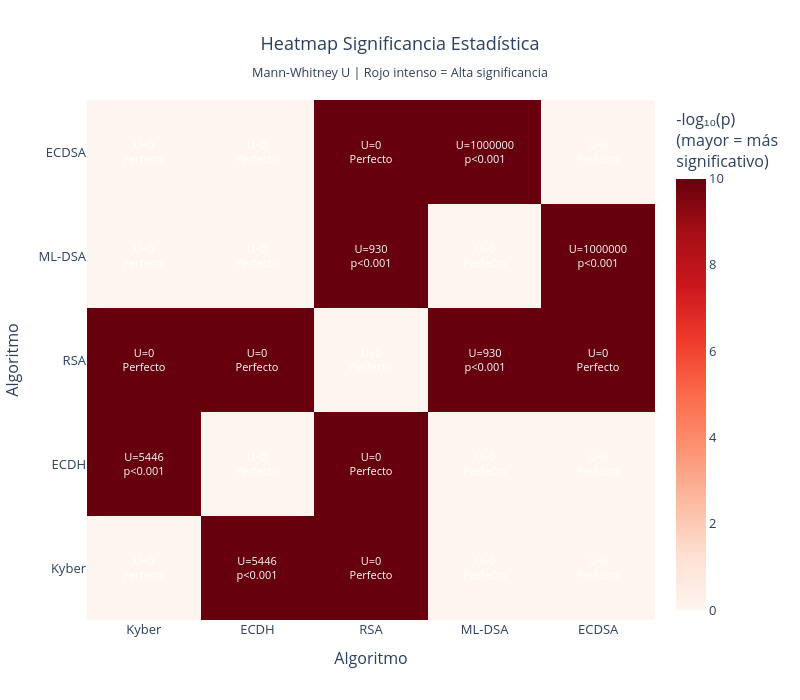

This figure's notebook cell:
### Code cell
import plotly.graph_objects as go
import pandas as pd
import numpy as np

# ============================================================================
# HEATMAP: P-VALUES Y SEPARACIÓN
# ============================================================================

# Crear matriz de comparaciones
algoritmos = ['Kyber', 'ECDH', 'RSA', 'ML-DSA', 'ECDSA']
matriz_u = np.zeros((5, 5))
matriz_p = np.ones((5, 5))

# Mapeo índices
idx_map = {'Kyber': 0, 'ECDH': 1, 'RSA': 2, 'ML-DSA': 3, 'ECDSA': 4}

# Llenar matriz con resultados
for result in resultados_keygen + resultados_sign:
    comp = result['Comparación'].split(' vs ')
    if len(comp) == 2 and comp[0] in idx_map and comp[1] in idx_map:
        i, j = idx_map[comp[0]], idx_map[comp[1]]
        matriz_u[i, j] = result['U']
        matriz_u[j, i] = result['U']  # Simétrica
        matriz_p[i, j] = result['p-value']
        matriz_p[j, i] = result['p-value']

# Crear heatmap
fig = go.Figure(data=go.Heatmap(
    z=-np.log10(matriz_p + 1e-10),  # -log10(p) para visualizar mejor
    x=algoritmos,
    y=algoritmos,
    colorscale='Reds',
    text=np.where(
        matriz_u == 0,
        'U=0<br>Perfecto',
        np.where(
            matriz_u > 0,
            [[f'U={u:.0f}<br>p<0.001' for u in fila] for fila in matriz_u],
            ''
        )
    ),
    texttemplate='%{text}',
    textfont={"size": 11, "color": "white"},
    colorbar=dict(
        title="-log₁₀(p)<br>(mayor = más<br>significativo)"
    ),
    hovertemplate='<b>%{y} vs %{x}</b><br>Significancia: %{z:.1f}<extra></extra>'
))

fig.update_layout(
    title={
        'text': 'Heatmap Significancia Estadística<br><sub>Mann-Whitney U | Rojo intenso = Alta significancia</sub>',
        'x': 0.5,
        'font': {'size': 18}
    },
    xaxis_title='Algoritmo',
    yaxis_title='Algoritmo',
    height=700,
    width=800,
    font=dict(size=13)
)

fig.show()

### Figure 1 — Plotly figure (JSON) as saved in the notebook; plotly's stock layout.template omitted (floating-point values rounded to 4 significant figures)
{"data": [{"colorbar": {"title": {"text": "-log₁₀(p)<br>(mayor = más<br>significativo)"}}, "colorscale": [[0, "rgb(255,245,240)"], [0.125, "rgb(254,224,210)"], [0.25, "rgb(252,187,161)"], [0.375, "rgb(252,146,114)"], [0.5, "rgb(251,106,74)"], [0.625, "rgb(239,59,44)"], [0.75, "rgb(203,24,29)"], [0.875, "rgb(165,15,21)"], [1, "rgb(103,0,13)"]], "hovertemplate": "<b>%{y} vs %{x}</b><br>Significancia: %{z:.1f}<extra></extra>", "text": [["U=0<br>Perfecto", "U=5446<br>p<0.001", "U=0<br>Perfecto", "U=0<br>Perfecto", "U=0<br>Perfecto"], ["U=5446<br>p<0.001", "U=0<br>Perfecto", "U=0<br>Perfecto", "U=0<br>Perfecto", "U=0<br>Perfecto"], ["U=0<br>Perfecto", "U=0<br>Perfecto", "U=0<br>Perfecto", "U=930<br>p<0.001", "U=0<br>Perfecto"], ["U=0<br>Perfecto", "U=0<br>Perfecto", "U=930<br>p<0.001", "U=0<br>Perfecto", "U=1000000<br>p<0.001"], ["U=0<br>Perfecto", "U=0<br>Perfecto", "U=0<br>Perfecto", "U=1000000<br>p<0.001", "U=0<br>Perfecto"]], "textfont": {"color": "white", "size": 11}, "texttemplate": "%{text}", "type": "heatmap", "x": ["Kyber", "ECDH", "RSA", "ML-DSA", "ECDSA"], "y": ["Kyber", "ECDH", "RSA", "ML-DSA", "ECDSA"], "z": [[-4.343e-11, 10.0, 10.0, -4.343e-11, -4.343e-11], [10.0, -4.343e-11, 10.0, -4.343e-11, -4.343e-11], [10.0, 10.0, -4.343e-11, 10.0, 10.0], [-4.343e-11, -4.343e-11, 10.0, -4.343e-11, 10.0], [-4.343e-11, -4.343e-11, 10.0, 10.0, -4.343e-11]]}], "layout": {"font": {"size": 13}, "height": 700, "title": {"font": {"size": 18}, "text": "Heatmap Significancia Estadística<br><sub>Mann-Whitney U | Rojo intenso = Alta significancia</sub>", "x": 0.5}, "width": 800, "xaxis": {"title": {"text": "Algoritmo"}}, "yaxis": {"title": {"text": "Algoritmo"}}}}
